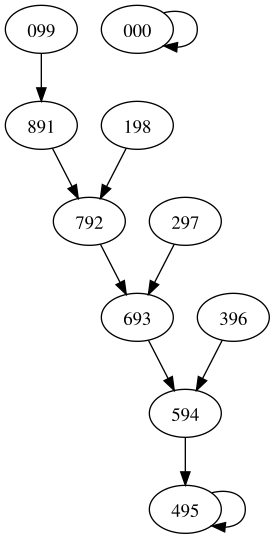

Generate this figure with Python:
# -*- coding: utf-8 -*-
"""

python kap3.py > kap3.dot
dot -Tsvg kap3.dot -o kap3.svg
open kap3.svg

Analysis of the Kaprekar process.

    >>> kap(495)
    495
    >>> kap(981)
    792
    >>> kap(100)
    099
    >>> kap(990)
    891


"""

def kap3(n):
    "Compute one step of the Kaprekar suite."
    value = "%03d" % n
    big = int("".join(sorted(list(value), reverse=True)))
    little = int("".join(sorted(list(value))))
    return big - little
    
    
def gen_graph():
    kapdict = {}
    for n in range(1000):
        source = "%03d" % n
        target = "%03d" % kap3(n)
        kapdict[source] = target

    list_of_worthy_keys = list(set(kapdict.values()))

    print "digraph {"
    for source in list_of_worthy_keys:
        print "%s -> %s;" % (source, kapdict[source])
    print "}"


if __name__ == '__main__':
    gen_graph()
